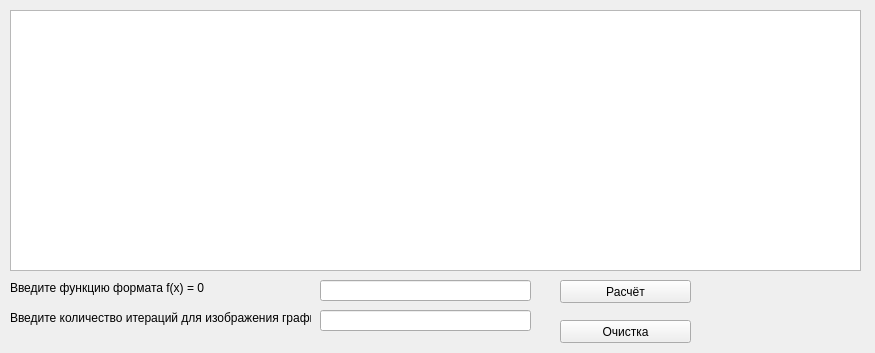
<?xml version="1.0" encoding="UTF-8"?>
<ui version="4.0">
 <class>Form</class>
 <widget class="QWidget" name="Form">
  <property name="geometry">
   <rect>
    <x>0</x>
    <y>0</y>
    <width>875</width>
    <height>353</height>
   </rect>
  </property>
  <property name="windowTitle">
   <string>Form</string>
  </property>
  <widget class="PlotWidget" name="graphicsView">
   <property name="geometry">
    <rect>
     <x>10</x>
     <y>10</y>
     <width>851</width>
     <height>261</height>
    </rect>
   </property>
  </widget>
  <widget class="QLineEdit" name="lineEdit">
   <property name="geometry">
    <rect>
     <x>320</x>
     <y>280</y>
     <width>211</width>
     <height>21</height>
    </rect>
   </property>
  </widget>
  <widget class="QLabel" name="label">
   <property name="geometry">
    <rect>
     <x>10</x>
     <y>280</y>
     <width>301</width>
     <height>16</height>
    </rect>
   </property>
   <property name="text">
    <string>Введите функцию формата f(x) = 0</string>
   </property>
  </widget>
  <widget class="QPushButton" name="pushButton">
   <property name="geometry">
    <rect>
     <x>560</x>
     <y>280</y>
     <width>131</width>
     <height>23</height>
    </rect>
   </property>
   <property name="text">
    <string>Расчёт</string>
   </property>
  </widget>
  <widget class="QPushButton" name="pushButton_2">
   <property name="geometry">
    <rect>
     <x>560</x>
     <y>320</y>
     <width>131</width>
     <height>23</height>
    </rect>
   </property>
   <property name="text">
    <string>Очистка</string>
   </property>
  </widget>
  <widget class="QLabel" name="label_2">
   <property name="geometry">
    <rect>
     <x>10</x>
     <y>310</y>
     <width>301</width>
     <height>16</height>
    </rect>
   </property>
   <property name="text">
    <string>Введите количество итераций для изображения графика</string>
   </property>
  </widget>
  <widget class="QLineEdit" name="lineEdit_2">
   <property name="geometry">
    <rect>
     <x>320</x>
     <y>310</y>
     <width>211</width>
     <height>21</height>
    </rect>
   </property>
  </widget>
 </widget>
 <customwidgets>
  <customwidget>
   <class>PlotWidget</class>
   <extends>QGraphicsView</extends>
   <header>pyqtgraph</header>
  </customwidget>
 </customwidgets>
 <resources/>
 <connections/>
</ui>
